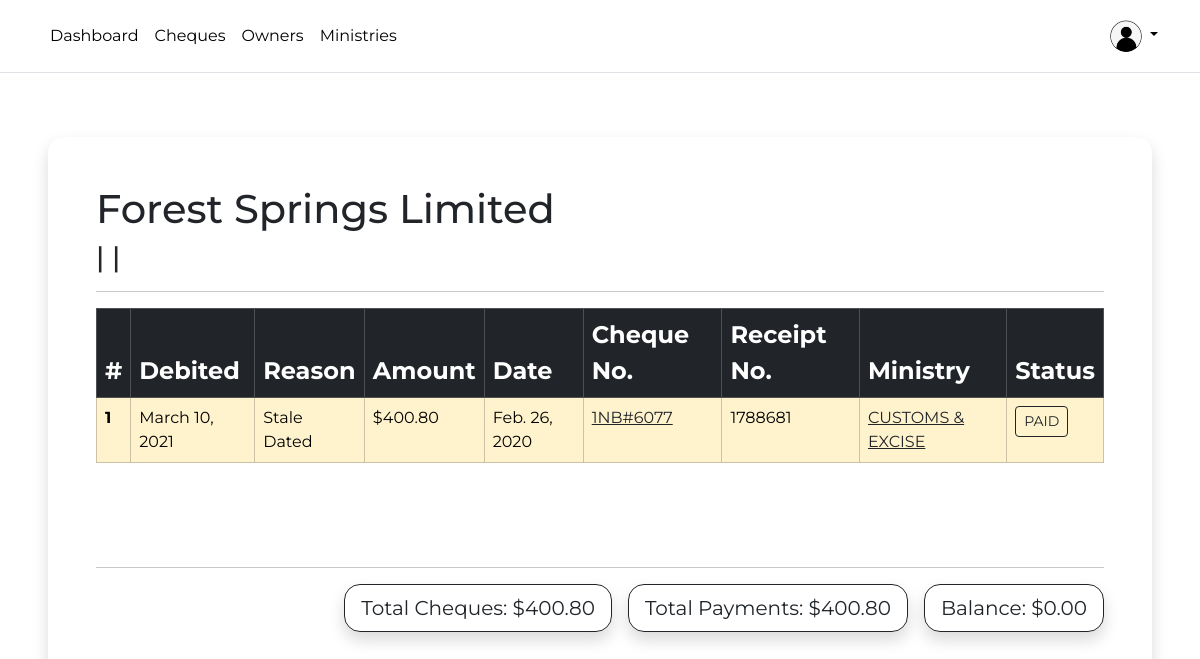
/owner/detail/27/ (signed in), run on the app's committed database.
### users/models.py (models this page shows, shortened)
class User(AbstractUser):
    is_viewer = models.BooleanField(default=False)
    is_creator = models.BooleanField(default=True)
    is_supervisor = models.BooleanField(default=False)

class Profile(models.Model):
    GENDER_LIST = [
        ("F", "Female"),
        ("M", "Male"),
    ]
    user = models.OneToOneField(User, on_delete=models.CASCADE, related_name="profile")
    uid = models.UUIDField(default=uuid.uuid4, editable=False, unique=True)
    image = models.ImageField(
        blank=True,
        null=True,
        upload_to="profile_photos",
        default="img/default-avatarpng.png",
    )
    first_name = models.CharField(max_length=255)
    last_name = models.CharField(max_length=255, blank=True)
    gender = models.CharField(max_length=1, choices=GENDER_LIST)
    phone = models.CharField(max_length=25, null=True, default="+1")
    phone1 = models.CharField(max_length=25, blank=True)
    bio = models.TextField(blank=True)

### cheques/models.py (models this page shows, shortened)
class Owner(models.Model):
    name = models.CharField(max_length=255, unique=True)
    email = models.EmailField(blank=True)
    phone = models.CharField(max_length=255, blank=True)
    address = models.CharField(max_length=255, blank=True)
    address1 = models.CharField(max_length=255, blank=True)
    created_at = models.DateTimeField(auto_now_add=True)
    updated_at = models.DateTimeField(auto_now=True)
    class Meta:
        ordering = ["name"]
    def __str__(self):
        return self.name.title()

class Cheque(models.Model):
    cheque_scan = models.FileField(upload_to="cheques", null=True, blank=True)
    is_deleted = models.BooleanField(default=False)
    date_debited = models.DateField()
    owner = models.ForeignKey(
        Owner,
        on_delete=models.CASCADE,
        related_name="cheques",
    )
    returned = models.ForeignKey(Returned, on_delete=models.CASCADE, default=1)
    chq_amount = models.DecimalField("cheque amount", max_digits=10, decimal_places=2)
    journal = models.CharField(max_length=255, blank=True)
    cheque_date = models.DateField()
    cheque_no = models.CharField("cheque number", max_length=255)
    cheque_status = models.ForeignKey(
        ChequeStatus,
        on_delete=models.PROTECT,
        related_name="cheque_statuses",
        null=True,
        blank=True,
    )
    ministry = models.ForeignKey(
        Ministry,
        on_delete=models.CASCADE,
    )
    receipt_no = models.CharField("receipt number", max_length=255, blank=True)
    created_at = models.DateTimeField(auto_now_add=True)
    updated_at = models.DateTimeField(auto_now=True)
    created_by = models.ForeignKey(
        User,
        on_delete=models.PROTECT,
        related_name="cheques_created",
        null=True,
        blank=True,
    )
    updated_by = models.ForeignKey(
        User,
        on_delete=models.PROTECT,
        related_name="cheques_updated",
        blank=True,
        null=True,
    )
    class Meta:
        ordering = ("date_debited",)
    def get_absolute_url(self):
        return reverse("cheque-detail", kwargs={"pk": self.pk})

class Returned(models.Model):
    name = models.CharField(max_length=255)
    class Meta:
        verbose_name_plural = "returns"
        ordering = ("name",)
    def __str__(self):
        return f"{self.name.upper()}"

class Ministry(models.Model):
    name = models.CharField(max_length=255)
    email = models.EmailField(blank=True)
    phone = models.CharField(max_length=255, blank=True)
    created_at = models.DateTimeField(auto_now_add=True)
    updated_at = models.DateTimeField(auto_now=True)
    class Meta:
        ordering = ["name"]
        verbose_name_plural = "Ministries"
    def __str__(self):
        return self.name.title()

class ChequeStatus(models.Model):
    name = models.CharField(max_length=255)
    desc = models.TextField(blank=True)
    class Meta:
        ordering = ["name"]
    def __str__(self):
        return self.name.upper()

### cheques/views.py (the view)
# urls.py: path("owner/detail/<int:pk>/", OwnerDetailView.as_view(), name="owner-detail"),
class OwnerDetailView(LoginRequiredMixin, DetailView):
    model = Owner
    def get_context_data(self, **kwargs):
        context = super().get_context_data(**kwargs)
        all_cheques = Cheque.objects.filter(owner=self.get_object().pk)
        paid_cheques = Cheque.objects.filter(
            cheque_status__name__icontains="paid", owner=self.get_object().pk
        )
        total_amount = sum(cheque.chq_amount for cheque in all_cheques)
        paid_cheque_total_amount = sum(cheque.chq_amount for cheque in paid_cheques)
        context["total_amount"] = total_amount
        context["paid_cheque_total_amount"] = paid_cheque_total_amount
        context["all_cheques"] = all_cheques
        return context

### cheques/templatetags/context_processors.py (called while the page is built)
def sum_of_all_cheques(request):
    current_year = datetime.datetime.now().year - 1
    total_sum = (
        Cheque.objects.filter(date_debited__year=(current_year)).aggregate(
            total_sum=Sum("chq_amount")
        )["total_sum"]
        or 0
    )
    return {"total_sum_of_cheques": f"{total_sum:.2f}"}

def sum_of_all_paid_cheques(request):
    current_year = datetime.datetime.now().year - 1
    total_sum = (
        Cheque.objects.filter(
            date_debited__year=(current_year), cheque_status__name__iexact="paid"
        ).aggregate(total_sum=Sum("chq_amount"))["total_sum"]
        or 0
    )
    return {"total_sum_of_paid_cheques": f"{total_sum:.2f}"}

def sum_of_all_unpaid_cheques(request):
    current_year = datetime.datetime.now().year - 1
    sum_of_all_cheques = Cheque.objects.filter(
        date_debited__year=(current_year)
    ).aggregate(total_sum=Sum("chq_amount"))["total_sum"]
    sum_of_all_paid_cheques = Cheque.objects.filter(
        date_debited__year=(current_year), cheque_status__name__iexact="paid"
    ).aggregate(total_sum=Sum("chq_amount"))["total_sum"]
    total_sum = sum_of_all_cheques - sum_of_all_paid_cheques
    return {"total_sum_of_unpaid_cheques": f"{total_sum:.2f}"}

### cheques/templatetags/subtract.py (called while the page is built)
@register.filter
def subtract(value, arg):
    return value - arg

### templates/cheques/owner_detail.html (shortened to what this page needs)
{% extends 'base.html' %}
{% load crispy_forms_tags %}
{% load subtract %}
{% load humanize %}
{% block content %}
<div class="p-5">
    <div class="col-lg mx-auto shadow p-5 rounded-4">
        <h1>{{object}}</h1>
        <h3>{{object.phone}} | {{object.address}} | {{object.address1}}</h3>
        <hr>
        <table class="mt-3 table table-hover table-bordered">
            <thead>
                <tr class="table-dark fs-4">
                    <th scope="col">#</th>
                    <th scope="col">Debited</th>
                    <th scope="col">Reason</th>
                    <th scope="col">Amount</th>
                    <th scope="col">Date</th>
                    <th scope="col">Cheque No.</th>
                    <th scope="col">Receipt No.</th>
                    <th scope="col">Ministry</th>
                    <th scope="col">Status</th>
                </tr>
            </thead>
            <tbody>
                {% for ob in all_cheques %}
                <tr {% if ob.cheque_status == 'P' %}
                    class="table-success"
                    {% else %}
                    class="table-warning"
                    {% endif %}>
                    <th scope="row">{{forloop.counter}}</th>
                    <td>{{ob.date_debited}}</td>
                    <td>{{ob.returned|title}}</td>
                    <td>${{ob.chq_amount|intcomma}}</td>
                    <td>{{ob.cheque_date}}</td>
                    <td><a class="text-dark" href="{{ ob.get_absolute_url }}">{{ob.cheque_no|upper}}</a></td>
                    <td>{{ob.receipt_no}}</td>
                    <td><a class="text-dark" href="">{{ob.ministry|upper}}</a></td>
                    {% if ob.cheque_status == 'P' %}
                    <td><a class="btn btn-sm btn-outline-dark"
                            href="{% url 'cheque-returned' ob.pk %}">{{ob.cheque_status}}</a>
                    </td>
                    {% else %}
                    <td><a class="btn btn-sm btn-outline-dark"
                            href="{% url 'cheque-paid' ob.pk %}">{{ob.cheque_status}}</a>
                    </td>
                    {% endif %}
                </tr>
                {% empty %}
                <tr>
                    <td colspan="10" class="text-center">No Cheques</td>
                </tr>
                {% endfor %}
            </tbody>
        </table>
        <br><br><br>
        <hr>
        <div class="d-flex justify-content-end">
            <div class="btn btn-lg btn-outline-dark shadow rounded-4">
                <span>Total Cheques: </span>
                <span>${{total_amount}}</span>
            </div>
            <div
                class="btn btn-lg btn-outline-dark shadow rounded-4 mx-lg-3">
                <span>Total Payments: </span>
                <span>${{paid_cheque_total_amount}}</span>
            </div>
            <div class="btn btn-lg btn-outline-dark shadow rounded-4">
                <span>Balance: </span>
                <span>${{paid_cheque_total_amount|subtract:total_amount|intcomma}}</span>
            </div>
        </div>
    </div>
</div>
{% endblock content %}

### templates/nav-bar.html (shortened to what this page needs)
{% load static %}
{% if request.user.is_authenticated %}
<header class="p-3 mb-3 border-bottom">
  <div class="container">
    <div
      class="d-flex flex-wrap align-items-center justify-content-center justify-content-lg-start">
      <ul
        class="nav col-12 col-lg-auto me-lg-auto mb-2 justify-content-center mb-md-0">
        <li><a href="{% url 'dashboard' %}"
            class="nav-link px-2 link-body-emphasis">Dashboard</a></li>
        <li><a href="{% url 'cheque-list' %}"
            class="nav-link px-2 link-body-emphasis">Cheques</a></li>
        <li><a href="{% url 'owner-list' %}"
            class="nav-link px-2 link-body-emphasis">Owners</a></li>
        <li><a href="{% url 'ministry-list' %}"
            class="nav-link px-2 link-body-emphasis">Ministries</a></li>
      </ul>
      <div class="dropdown text-end">
        <a href="#"
          class="d-block link-body-emphasis text-decoration-none dropdown-toggle"
          data-bs-toggle="dropdown"
          aria-expanded="false">
          {% if request.user.profile.image %}
          <img src="{{ request.user.profile.image.url }}"
            alt="mdo"
            width="32"
            height="32"
            class="rounded-circle">
          {% endif %}
        </a>
      </div>
    </div>
  </div>
</header>
{% endif %}

### templates/base.html (style rules this page uses)
html, body { font-family: 'Montserrat', sans-serif; }

### data on the page
User: user.profile.image (placeholder picture)
Owner: name "Forest Springs Limited"
Cheque: date_debited "March 10, 2021", returned "Stale Dated", chq_amount "400.80", cheque_date "Feb. 26, 2020", cheque_no "1NB#6077", receipt_no "1788681", ministry "CUSTOMS & EXCISE", cheque_status "PAID"

### other printed values
{{ total_amount }} "400.80"
{{ paid_cheque_total_amount }} "400.80"
{{ paid_cheque_total_amount|subtract:total_amount|intcomma }} "0.00"
